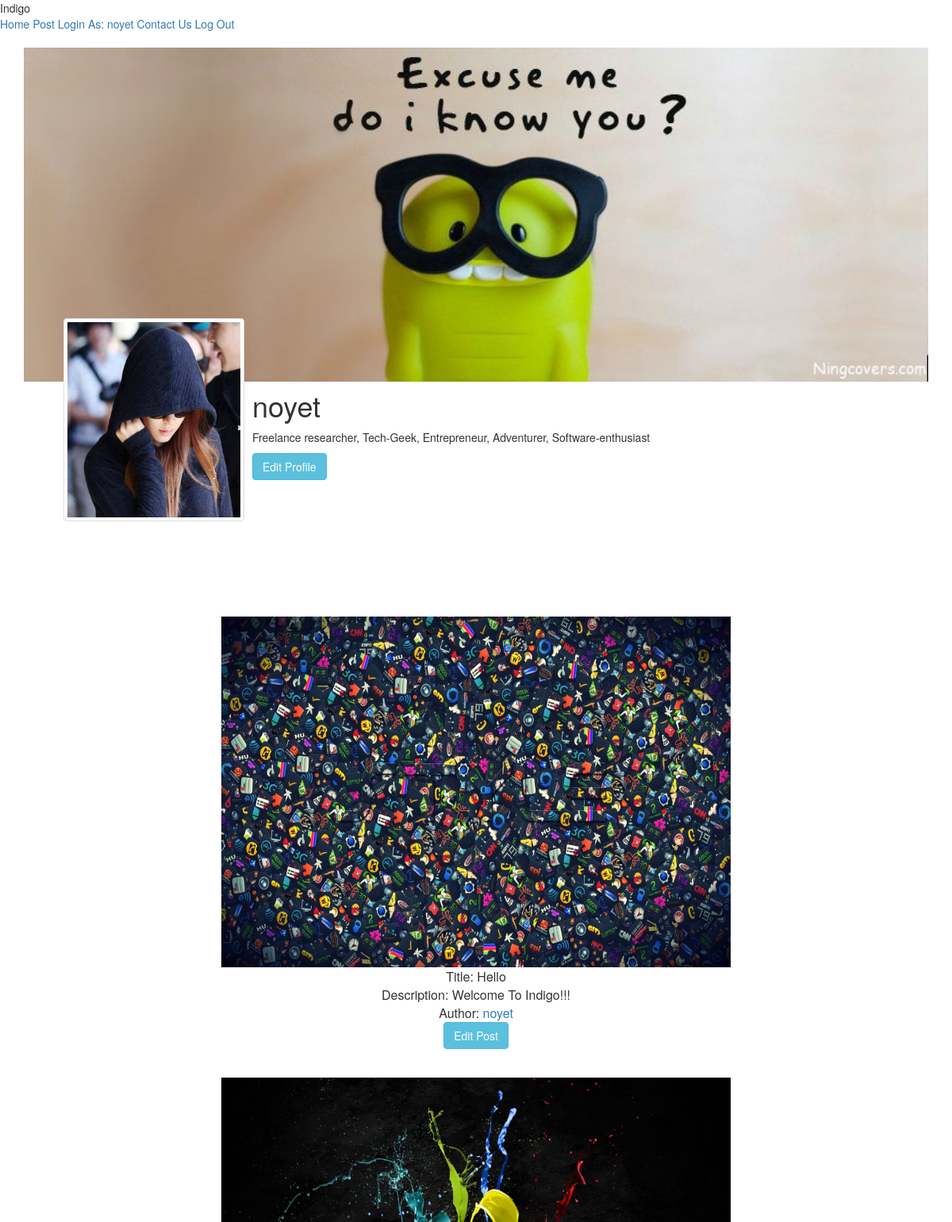
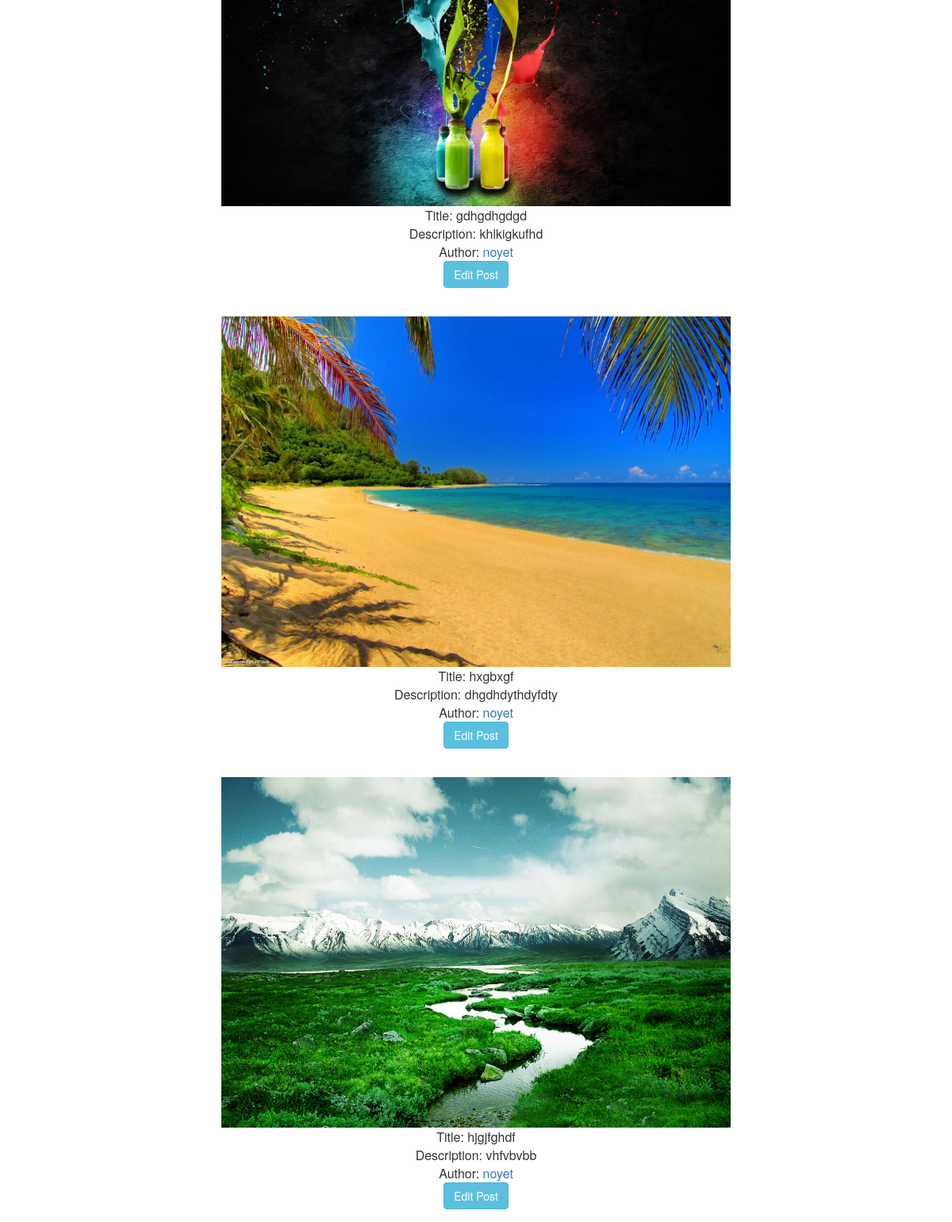
/api/profile.php (signed in), run on the app's committed database (2 pictures, top to bottom).
### tables this page shows
CREATE TABLE IF NOT EXISTS `blogger_info` (
  `blogger_id` int(10) NOT NULL,
  `email` varchar(200) NOT NULL,
  `blogger_username` text NOT NULL,
  `blogger_password` text NOT NULL,
  `blogger_creation_date` datetime NOT NULL DEFAULT CURRENT_TIMESTAMP,
  `blogger_is_active` varchar(200) NOT NULL DEFAULT 'yes',
  `blogger_updated_date` datetime NOT NULL DEFAULT CURRENT_TIMESTAMP,
  `blogger_end_date` date NOT NULL DEFAULT '2016-08-24',
  `profile_pic` varchar(50) NOT NULL DEFAULT 'img/profile.jpg',
  `about` varchar(500) NOT NULL DEFAULT 'Software Developer l Networked Learner | Runner | Fulltoo Vegetarian | Chocolate Lover | Excessive Giggler | Participant Observer'
);

CREATE TABLE IF NOT EXISTS `blog_details` (
  `blog_details_id` int(20) NOT NULL,
  `blog_id` int(20) NOT NULL,
  `blog_detail_image` varchar(60) NOT NULL
);

CREATE TABLE IF NOT EXISTS `blog_master` (
  `blog_id` int(10) NOT NULL,
  `blogger_id` int(20) NOT NULL,
  `blog_title` varchar(20) NOT NULL,
  `blog_desc` text NOT NULL,
  `blog_category` varchar(20) NOT NULL,
  `blog_auther` varchar(20) NOT NULL,
  `blog_is_active` varchar(20) NOT NULL DEFAULT 'yes',
  `creation_date` timestamp NOT NULL DEFAULT CURRENT_TIMESTAMP,
  `update_date` timestamp NOT NULL DEFAULT CURRENT_TIMESTAMP
);

### api/profile.php (the view, shortened to what this page needs)
<html>
  <head>
    <link rel="stylesheet" href="https://storage.googleapis.com/code.getmdl.io/1.0.2/material.indigo-pink.min.css">
    <link rel="stylesheet" href="https://storage.googleapis.com/code.getmdl.io/1.0.4/material.indigo-pink.min.css">
	    <link rel="stylesheet" href="../css/profilestyle.css">
<link rel="stylesheet" href="http://maxcdn.bootstrapcdn.com/bootstrap/3.3.5/css/bootstrap.min.css">
<link rel="stylesheet" href="http://maxcdn.bootstrapcdn.com/bootstrap/3.3.5/css/bootstrap.min.css">
<link href="//maxcdn.bootstrapcdn.com/font-awesome/4.3.0/css/font-awesome.min.css" rel="stylesheet">
  </head>
  <body>
    <div class="mdl-layout mdl-js-layout mdl-layout--fixed-header">
      <header class="mdl-layout__header">
        <div class="mdl-layout__header-row">
          <span class="mdl-layout-title">Indigo</span>
          <nav class="mdl-navigation mdl-layout--large-screen-only">
            <a class="mdl-navigation__link" href="user.php">Home</a>
            <a class="mdl-navigation__link" href="post.php">Post</a>
			<a class="mdl-navigation__link" href="profile.php">Login As:<?php echo " ".$_SESSION["blogger_username"]?></a>
			<a class="mdl-navigation__link" href="../html/contact.html">Contact Us</a>
			<a class="mdl-navigation__link" href="logout.php">Log Out</a>
          </nav>
        </div>
      </header>
      <?php
$servername = "localhost";
$username = "root";
$password = "";
$dbname = "blogweb";
$conn = mysqli_connect($servername, $username, $password, $dbname);
$d=$_SESSION["blogger_username"];
$spd="select about,profile_pic from blogger_info where blogger_username='$d'";
	$spd2 = mysqli_query($conn,$spd);
	$row=mysqli_fetch_array($spd2);
    $des=$row['about'];
	$image=$row['profile_pic'];
?>
      <main class="mdl-layout__content">
        <div class="page-content">
<div class="container">
    <div class="fb-profile">
        <img align="left" class="fb-image-lg" src="../img/balloon.jpg" alt="Profile image example"/>
        <img align="left" class="fb-image-profile thumbnail" src="<?php echo $image; ?>"	alt="Profile image example"/>
        <div class="fb-profile-text">
            <h1><?php echo "   ".$_SESSION["blogger_username"] ?></h1>
            <p><?php echo $des."            " ?>	<form action="edit profile.php" method="post"><input type="submit" class="btn btn-info" class="pull-right" value="Edit Profile" align="right"></form></p>
        </div>
    </div>
</div>
		<?php
$servername = "localhost";
$username = "root";
$password = "";
$dbname = "blogweb";
$conn = mysqli_connect($servername, $username, $password, $dbname);
$id=$_SESSION["blogger_id"];
$re="SELECT blog_master.blog_id,blog_title,blog_desc,blog_auther,blog_category,blog_detail_image,creation_date FROM blog_master,blog_details WHERE blog_master.blog_id=blog_details.blog_id and blog_master.blogger_id='$id'  ORDER BY blog_master.blog_id DESC";
		$rs = mysqli_query($conn,$re);
while ($row=mysqli_fetch_array($rs))
	{
$p=$row['blog_detail_image'];
	$p1=$row['blog_auther'];
	$p3=$row['blog_title'];
$p4=$row['blog_desc'];
$p5=$row['blog_id'];
	echo" <table class=\"mdl-data-table mdl-js-data-table mdl-data-table--selectable mdl-shadow--2dp\"  align=\"center\">";
     echo "<thead>";
      echo"  <tr>";
         echo "<th><img src=\"$p\"  height=\"442\" width=\"642\"></th>";
      echo"  </tr>";
     echo" </thead>";
    echo"  <tbody>";
       echo"<tr>";
       echo"<td class=\"mdl-data-table__cell--non-numeric\" align=\"center\">Title: $p3 </td >";
       echo" <tr>";
        echo"  <td class=\"mdl-data-table__cell--non-numeric\"  align=\"center\">Description: $p4 </td>";
       echo" </tr>";
       echo" <tr>";
        echo"  <td class=\"mdl-data-table__cell--non-numeric\"  align=\"center\">Author: <a href=\"profile.php\">$p1</a><br><form action=\"Edit Post.php\" method=\"post\"><input type=\"hidden\" name=\"id\" value=\"$p5\"><input type=\"submit\" class=\"btn btn-info\" value=\"Edit Post\"></form></td>";
       echo" </tr>";
      echo"</tbody>";
  echo" </table>";
}
		?>
		</div>
      </main>
    </div>
  </body>
</html>

### css/profilestyle.css (style rules this page uses)
body { font-family: 'Open Sans', sans-serif; }
.fb-profile img.fb-image-lg { z-index: 0; width: 100%; margin-bottom: 10px; }
.fb-image-profile { margin: -90px 10px 0px 50px; z-index: 9; width: 20%; height: 32%; }

### api/profile.php (style rules this page uses)
body { background:url(../img/background.jpg) no-repeat; background-size: cover; height:100%; }

### data on the page
blogger_info: profile_pic (picture), about "Freelance researcher, Tech-Geek, Entrepreneur, Adventurer, Software-enthusiast"
blog_details: blog_detail_image (picture), blog.blog_title "Hello", blog.blog_desc "Welcome To Indigo!!!", blog.blog_auther "noyet"
blog_details: blog_detail_image (picture), blog.blog_title "gdhgdhgdgd", blog.blog_desc "khlkigkufhd", blog.blog_auther "noyet"
blog_details: blog_detail_image (picture), blog.blog_title "hxgbxgf", blog.blog_desc "dhgdhdythdyfdty", blog.blog_auther "noyet"
blog_details: blog_detail_image (picture), blog.blog_title "hjgjfghdf", blog.blog_desc "vhfvbvbb", blog.blog_auther "noyet"

### other printed values
$_SESSION["blogger_username"] "noyet"
